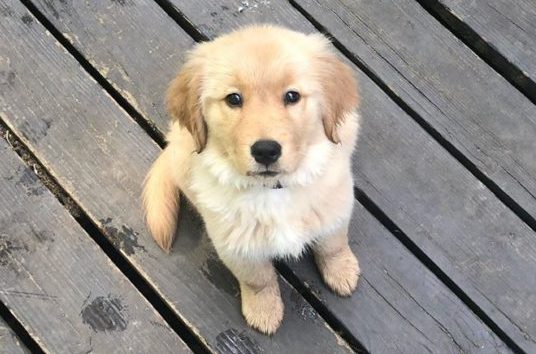
#> input picture puppy.jpg, 536 x 354 px
$ python main_test.py
#> lines starting #> are read from the running program, lines starting #| are printed output that depends on the picture; after the words box and inside, x2 and y2 are one past the last pixel; in counts of white or black regions, pixels touching at a corner belong together
### conv_canny.py
import post
import cv2 as cv
import numpy as np

def create_canvas(img):
    shape = list(img.shape)
    canvas = np.zeros(shape,dtype=np.uint8)
    canvas.fill(255)
    return canvas

def print_edges_contours(img):
    #CANNY steps for edges:
    #Smoothing noise, fine texture (Gaussian Smoothing)
    #Fit a curve to the light and dark gradient (partial derivatives)
    #non-maximum suppression: ignore pixels that are too far.
    #Double thresholding

    canvas = create_canvas(img)

    blurred_img = cv.GaussianBlur(img, (3,3), 1, 1)
    #Canny(InputArray image, OutputArray edges,
    #double threshold1, double threshold2, int apertureSize = 3,bool L2gradient = false )
    #https://stackoverflow.com/questions/63543033/does-cv2-canny-perform-a-gaussian-blur
    edges = cv.Canny(blurred_img,100,170)
    contours, hierarchy = cv.findContours(edges, cv.RETR_TREE, cv.CHAIN_APPROX_SIMPLE)
    img_w_cntrs = cv.drawContours(canvas, contours, -1, (0,255,0), 1)

    cv.imwrite('blurred.jpg', blurred_img)

    cv.imwrite('gray_scale.jpg', img)

    cv.imwrite('edge_image.jpg', edges)

    cv.imwrite('contours_image.jpg', img_w_cntrs)

    return

### main_test.py
from post import posteriz
from conv_canny import*
import timeit

# [7 lines of commented-out code are left out]
img = cv.imread('puppy.jpg', 0)
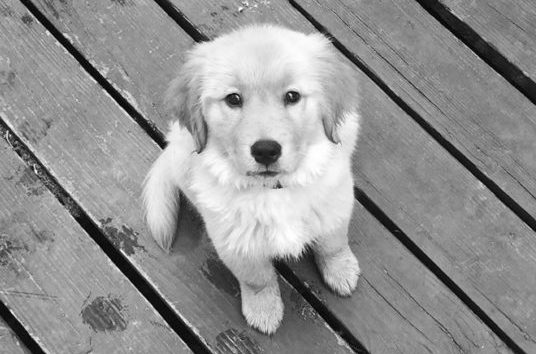
#> img: shape (354, 536); min 0, max 255, mean 146
start = timeit.default_timer()

print_edges_contours(img)
#> in create_canvas, `canvas.fill(255)`: canvas: shape (354, 536); every value is 255
#> in print_edges_contours, `edges = cv.Canny(blurred_img,100,170)`:
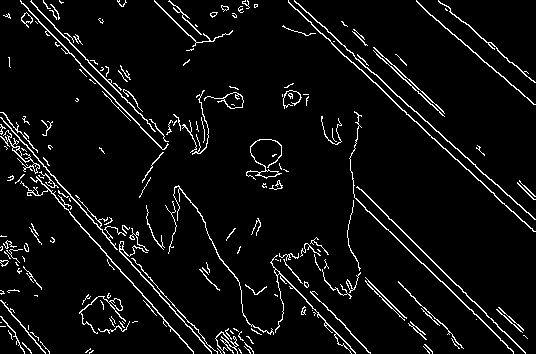
#> edges: shape (354, 536); 5.3% white in thin lines or dots
#> in print_edges_contours, `contours, hierarchy = cv.findContours(edges, cv.RETR_TREE, cv.CHAIN_AP..`: contours = 227 contours, 179 with area under 20; largest, box (x1, y1, x2, y2) and area: (204, 92, 244, 109) 242, (223, 92, 244, 109) 220, (288, 0, 536, 232) 220, (294, 0, 536, 220) 210, (20, 176, 194, 354) 174
#> in print_edges_contours, `img_w_cntrs = cv.drawContours(canvas, contours, -1, (0,255,0), 1)`: img_w_cntrs: shape (354, 536); 94.7% white; black in thin lines or dots

stop = timeit.default_timer()

print('Time: ', stop - start)
